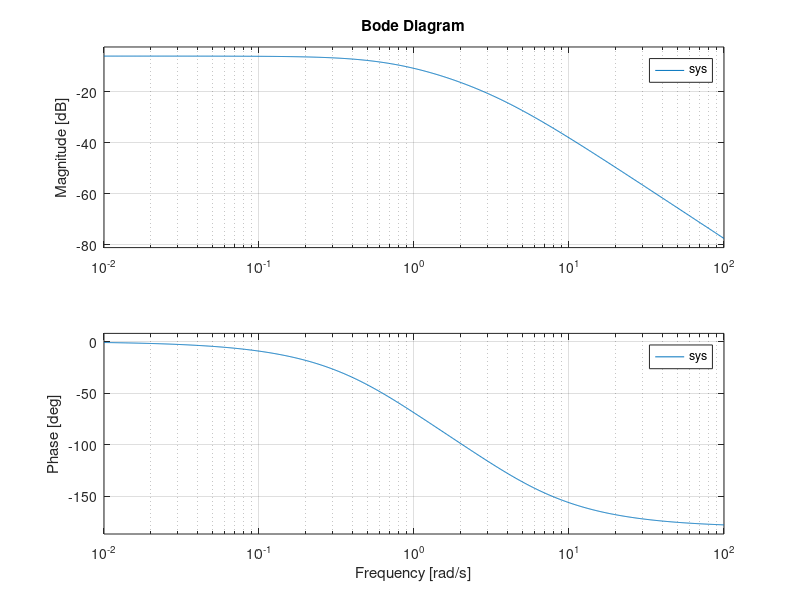

Source code (MATLAB):
%a)Obtain bode plot
n1 = 1;
d1 = [0.25 1];
tf1 = tf( n1,d1);

n2 = 1;
d2 = [3 1];
tf2 = tf(n2,d2);
sys1 = tf1*tf2;


sys=feedback(sys1);
bode(sys)